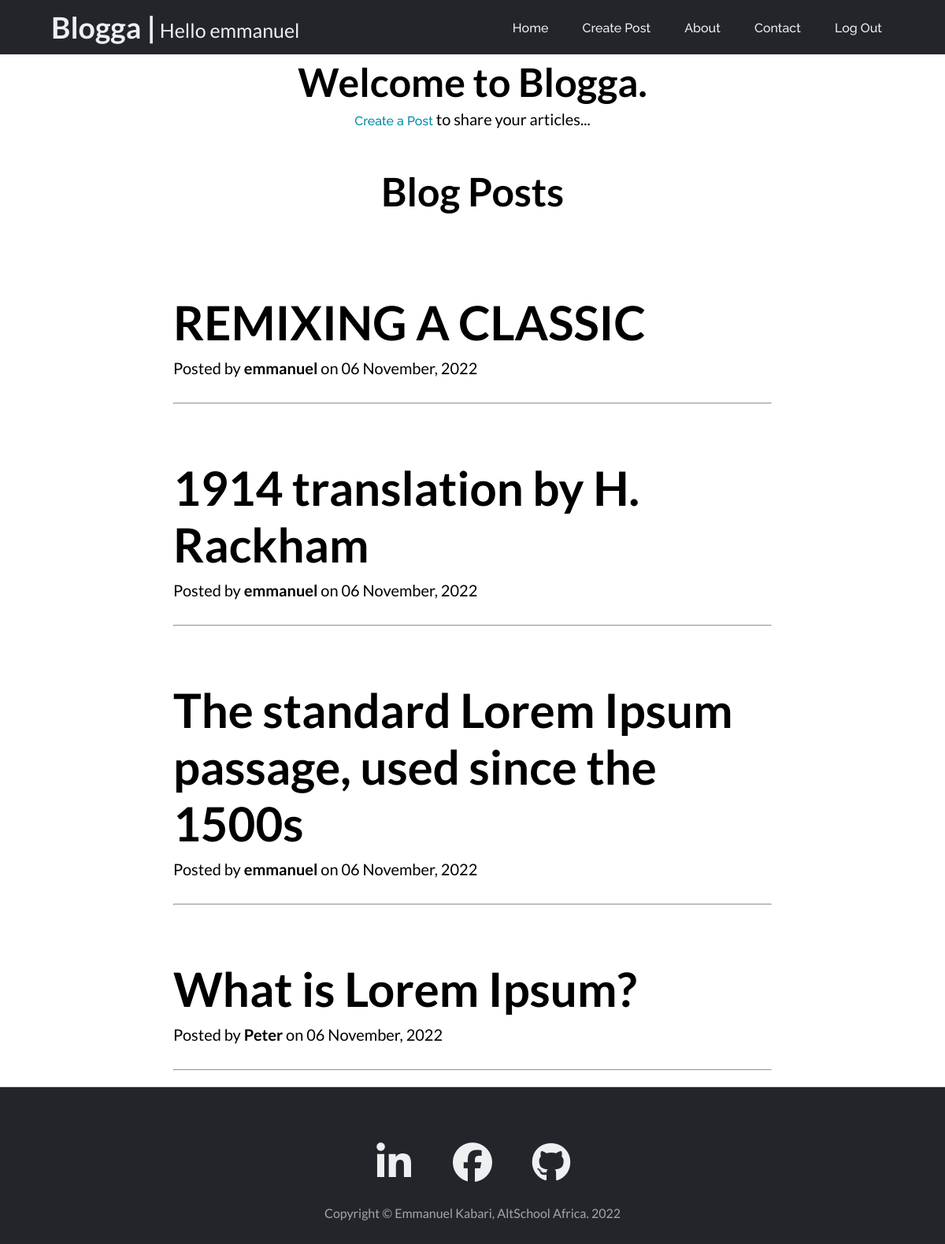
The page /blogposts (signed in) on the database its author committed.
### app.py (models this page shows, shortened)
class User(db.Model, UserMixin):
    __tablename__ = 'users'
    id = db.Column(db.Integer(), primary_key=True)
    firstname = db.Column(db.String(), nullable=False, unique=False)
    lastname = db.Column(db.String(), nullable=False, unique=False)
    username = db.Column(db.String(50), nullable=False, unique=True)
    email = db.Column(db.String(60), nullable=False, unique=True)
    password_hash = db.Column(db.Text(), nullable=False)
    posts = db.relationship('BlogPost', backref='owner')

class BlogPost(db.Model):
    __tablename__ = 'blog_post'
    id = db.Column(db.Integer(), primary_key=True)
    caption = db.Column(db.String(), nullable=False)
    content = db.Column(db.String(), nullable=False)
    owner_id = db.Column(db.Integer(), db.ForeignKey(
        'users.id'), nullable=False)
    date_created = db.Column(db.DateTime(), default=datetime.utcnow)

### app.py (the view)
@app.route('/')
@app.route('/blogposts')
def home():
    posts = BlogPost.query.order_by(desc(BlogPost.date_created))
    return render_template('index.html', posts=posts)

### app.py (called while the page is built)
@login_manager.user_loader
def user_loader(id):
    return User.query.get(int(id))

### templates/index.html (shortened to what this page needs)
{% extends 'base.html' %}
{% block content %}
{% if current_user.is_authenticated %}
    <section class="no-post">
        <div class="no-post-title">
            <h1>Welcome to Blogga.</h1>
            <p><a href="{{ url_for('create_post') }}">Create a Post</a> to share your articles... </p>
        </div>
    </section>
    <section class="blog-head-container">
        <div class="blog-head-title">
            <h1>Blog Posts</h1>
        </div>
    </section>
    {% for post in posts %}
    <section class="blog-container">
        <div>
            <div class="post-preview">
                <a class="link" href="{{url_for('view_post', id=post.id)}}">
                    <h1 class="post-title">{{post.caption}}</h1>
                </a>
                <p class="post-meta">
                    Posted by
                    <strong>{{ post.owner.username }}</strong>
                    on {{post.date_created.strftime('%d %B, %Y')}}
                </p>
            </div>
            <hr class="my-4" />
        </div>
    </section>
    {% endfor %}
{% endif %}
{% endblock %}

### templates/base.html (shortened to what this page needs)
<!DOCTYPE html>
<html lang="en">
<head>
    <link rel="stylesheet" href="{{url_for('static', filename='css/style.css')}}">
</head>
<body>
    <header>
        {% if current_user.is_authenticated %}
            <a class="logo" href="{{url_for('home')}}">
                <h2>Blogga &#124;</h2>
                <p>Hello {{current_user.username}}</p>
            </a>
        {% else %}
            <a class="logo" href="{{url_for('home')}}">
                <h2>Blogga &#124;</h2>
            </a>
        {% endif %}
        <nav>
            <ul class="nav_links">
                {% if current_user.is_authenticated %}
                <li><a href="{{ url_for('home') }}">Home</a></li>
                <li><a href="{{ url_for('create_post') }}">Create Post</a></li>
                <li><a href="{{ url_for('about') }}">About</a></li>
                <li><a href="{{ url_for('contact') }}">Contact</a></li>
                <li><a href="{{ url_for('logout') }}">Log Out</a></li>
                {% else %}
                <li><a href="{{ url_for('home') }}">Home</a></li>
                <li><a href="{{ url_for('about') }}">About</a></li>
                <li><a href="{{ url_for('contact') }}">Contact</a></li>
                <li><a href="{{ url_for('register') }}">Sign Up</a></li>
                <li><a href="{{ url_for('login') }}">Login</a></li>
                {% endif %}
            </ul>
        </nav>
    </header>
    <main>
        {% block content %}
        {% endblock %}
    </main>
    <footer class="footer-border-top">
        <div class="footer-container">
            <div class="row footer-row">
                <div class="col-md-10 col-lg-8 col-xl-7">
                    <ul class="footer-list-inline">
                        <li class="footer-list-inline-item">
                            <a href="https://www.linkedin.com/in/kabari-emmanuel/" target="_blank">
                                <span class="fa-stack fa-lg">
                                    <i class="fab fa-linkedin-in"></i>
                                </span>
                            </a>
                        </li>
                        <li class="footer-list-inline-item">
                            <a href="https://www.facebook.com/emmanuel.kabari.56/" target="_blank">
                                <span class="fa-stack fa-lg">
                                    <i class="fab fa-facebook"></i>
                                </span>
                            </a>
                        </li>
                        <li class="footer-list-inline-item">
                            <a href="https://github.com/Kabari" target="_blank">
                                <span class="fa-stack fa-lg">
                                    <i class="fab fa-github"></i>
                                </span>
                            </a>
                        </li>
                    </ul>
                    <div class="small">Copyright &copy; Emmanuel Kabari, AltSchool Africa. 2022</div>
                </div>
            </div>
        </div>
    </footer>
</body>
</html>

### static/css/style.css (style rules this page uses)
* { margin: 0; padding: 0; box-sizing: border-box; font-family: 'Lato'; }
li, a { font-family: 'Raleway', sans-serif; font-weight: 500; font-size: 16px; color: #edf0f1; text-decoration: none; }
header { display: flex; justify-content: space-between; align-items: center; padding: 5px 5%; background-color: #24252A; }
.logo { display: flex; padding: 7px 5px; text-align: center; font-size: 25px; cursor: pointer; }
.logo p { display: flex; width: 250px; padding: 7px 5px 0px 5px; align-items: center; }
.nav_links { list-style: none; }
.nav_links li { display: inline-block; padding: 0px 20px; }
.nav_links li a { transition: all 0.3s ease; }
.row { display: flex; margin-bottom: 10px; flex-wrap: wrap; }
.no-post { display: flex; width: 1000px; margin: auto; }
.no-post-title { margin: auto; text-align: center; }
.no-post-title h1 { margin: 5px auto; font-size: 50px; }
.no-post-title a { color: #0088a9; }
.no-post-title p { font-size: 20px; }
.blog-head-container { display: flex; width: 800px; margin: 50px auto; }
.blog-head-title { margin: auto; display: flex; }
.blog-head-title h1 { font-size: 50px; }
.link { color: black; }
.blog-container { display: block; margin: auto; padding: 20px; width: 800px; max-width: 100%; word-wrap: break-word; }
.post-preview { margin: auto; }
.post-title { margin: 30px 0px 10px; font-weight: 700; font-size: 60px; word-wrap: break-word; }
.post-meta { margin: 0 0 32px; font-size: 20px; }
.row { display: flex; flex-wrap: wrap; }
.footer-border-top { border-top: 1px solid #ced4da; margin: auto; width: 100%; height: 200px; background: #24252A; }
.footer-row { justify-content: center; }
.footer-container { margin: 50px auto; }
.footer-list-inline { display: flex; justify-content: center; }
.footer-list-inline-item { display: flex; width: 70px; height: 80px; justify-content: center; align-items: center; list-style: none; margin: auto 15px; font-size: 50px; text-align: center; }
.small { margin: 20px auto; text-align: center; color: #a6a6a6; }
i { font-size: 50px; }

### rows shown on the page
User: username "emmanuel"
BlogPost: caption "REMIXING A CLASSIC", owner.username "emmanuel", date_created "06 November, 2022"
BlogPost: caption "1914 translation by H. Rackham", owner.username "emmanuel", date_created "06 November, 2022"
BlogPost: caption "The standard Lorem Ipsum passage, used since the 1500s", owner.username "emmanuel", date_created "06 November, 2022"
BlogPost: caption "What is Lorem Ipsum?", owner.username "Peter", date_created "06 November, 2022"
